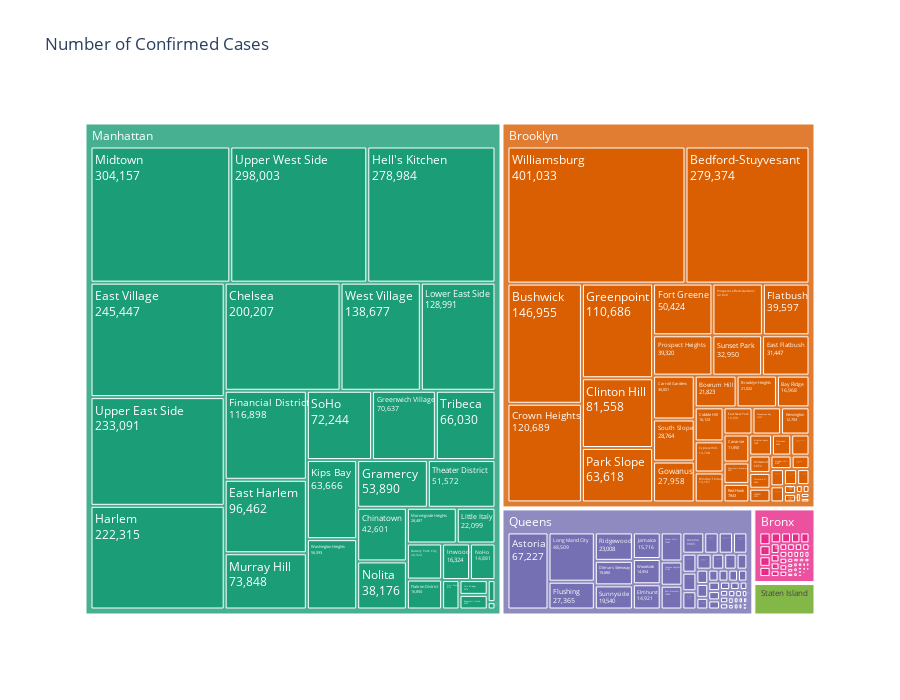

Notebook source saved alongside this figure:
### Code cell
import plotly.express as px


fig = px.treemap(df.sort_values(by = 'room_type', ascending = False).reset_index(drop = True), 
                 path = ['neighbourhood_group', 'neighbourhood'], values = 'price', height = 700,
                 title = 'Number of Confirmed Cases', color_discrete_sequence = px.colors.qualitative.Dark2)

fig.data[0].textinfo = 'label+text+value'

fig.show()

### Figure 1 — Plotly figure (JSON) as saved in the notebook; plotly's stock layout.template omitted (floating-point values rounded to 4 significant figures; data arrays with more than 128 entries replaced by an {"elided": "..."} marker saying what was removed)
{"data": [{"branchvalues": "total", "domain": {"x": [0, 1], "y": [0, 1]}, "hovertemplate": "labels=%{label}<br>price=%{value}<br>parent=%{parent}<br>id=%{id}<extra></extra>", "ids": {"elided": "222 str values"}, "labels": {"elided": "222 str values"}, "name": "", "parents": {"elided": "222 str values"}, "textinfo": "label+text+value", "type": "treemap", "values": {"elided": "222 int values"}}], "layout": {"height": 700, "legend": {"tracegroupgap": 0}, "title": {"text": "Number of Confirmed Cases"}, "treemapcolorway": ["rgb(27,158,119)", "rgb(217,95,2)", "rgb(117,112,179)", "rgb(231,41,138)", "rgb(102,166,30)", "rgb(230,171,2)", "rgb(166,118,29)", "rgb(102,102,102)"]}}
